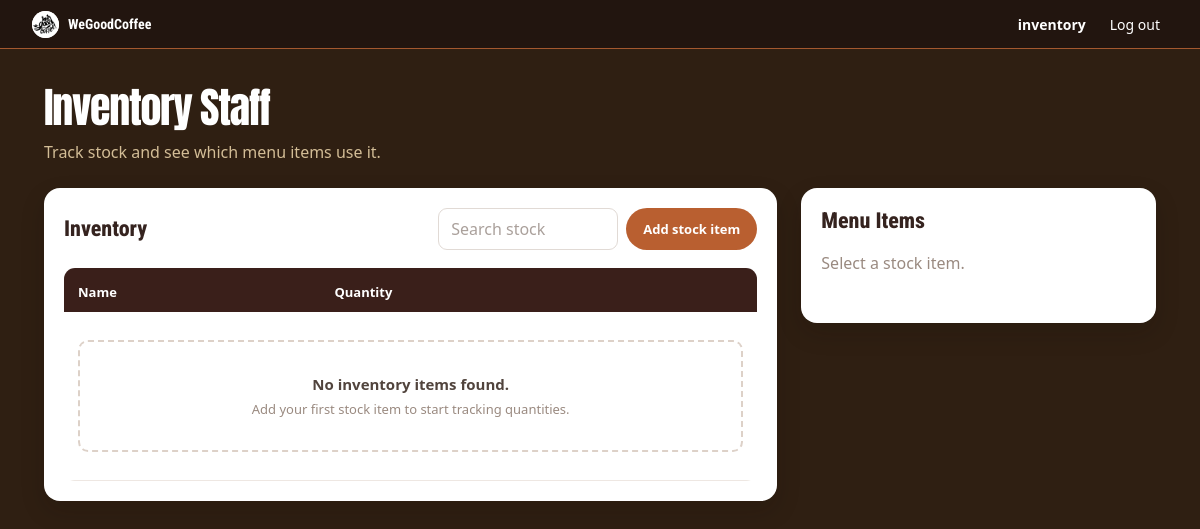
/invStaff/index.php (signed in), run on an earlier commit of the app's database.
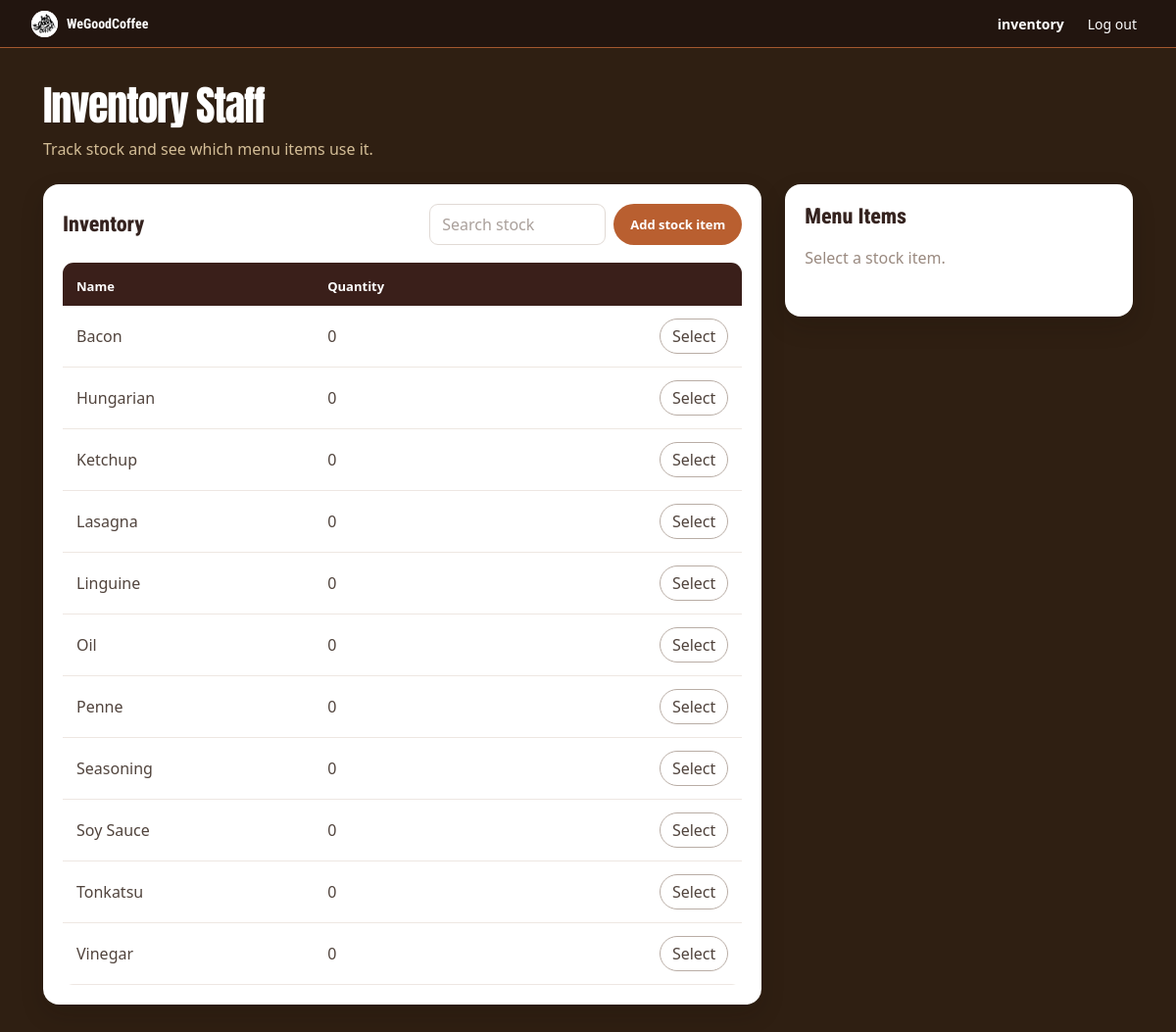
And on a later commit of the database.
### tables this page shows
CREATE TABLE `inventory` (
  `id` int(11) NOT NULL,
  `name` varchar(100) NOT NULL,
  `category` enum('Meat','Pasta','Sauce') NOT NULL,
  `quantity` int(11) NOT NULL DEFAULT 0
);

### invStaff/inventoryList.php (the view, shortened to what this page needs)
<?php
require_once __DIR__ . '/../_conn.php';
$inventoryItems = [];
$inventoryError = '';
try {
    $inventoryResult = $conn->query('SELECT id, name, quantity FROM inventory ORDER BY name, id');
    while ($inventoryRow = $inventoryResult->fetch_assoc()) {
        $inventoryItems[] = $inventoryRow;
    }
} catch (mysqli_sql_exception $exception) {
    error_log($exception->getMessage());
    $inventoryError = 'Unable to load inventory items. Please try again.';
}
?>
<section class="inventory-card" aria-labelledby="inventory-list-title">
    <div class="inventory-card-heading">
        <h2 id="inventory-list-title">Inventory</h2>
        <div class="inventory-tools">
            <input id="stockSearch" type="search" placeholder="Search stock" aria-label="Search stock" autocomplete="off">
            <button class="inventory-add-button" type="button" data-bs-toggle="modal" data-bs-target="#addStockModal">Add stock item</button>
        </div>
    </div>
    <?php if ($inventoryError !== ''): ?>
        <div class="alert alert-danger mb-0" role="alert"><?= htmlspecialchars($inventoryError, ENT_QUOTES, 'UTF-8') ?></div>
    <?php else: ?>
        <div class="admin-table-wrap">
            <table class="table admin-table table-hover align-middle mb-0">
                <thead>
                    <tr>
                        <th scope="col">Name</th>
                        <th scope="col">Quantity</th>
                        <th scope="col"><span class="visually-hidden">Selection</span></th>
                    </tr>
                </thead>
                <tbody>
                    <?php if ($inventoryItems === []): ?>
                        <tr class="inventory-empty-row">
                            <td colspan="3">
                                <div class="inventory-empty">
                                    <strong>No inventory items found.</strong>
                                    <span>Add your first stock item to start tracking quantities.</span>
                                </div>
                            </td>
                        </tr>
                    <?php else: ?>
                        <?php foreach ($inventoryItems as $inventoryItem): ?>
                            <tr>
                                <td><?= htmlspecialchars($inventoryItem['name'], ENT_QUOTES, 'UTF-8') ?></td>
                                <td><?= htmlspecialchars((string) $inventoryItem['quantity'], ENT_QUOTES, 'UTF-8') ?></td>
                                <td class="text-end">
                                    <a class="inventory-select-button" href="?inventory_id=<?= (int) $inventoryItem['id'] ?>">Select</a>
                                </td>
                            </tr>
                        <?php endforeach; ?>
                    <?php endif; ?>
                </tbody>
            </table>
        </div>
    <?php endif; ?>
</section>

### invStaff/index.php (shortened to what this page needs)
<?php
require_once __DIR__ . '/../_session.php';
?>
<!DOCTYPE html>
<html lang="en">
<head>
    <link rel="stylesheet" href="../styles.css?v=11">
    <link href="https://cdn.jsdelivr.net/npm/bootstrap@5.3.8/dist/css/bootstrap.min.css" rel="stylesheet">
</head>
<body class="inventory-page">
    <header class="site-header">
        <a class="brand" href="../index.php" aria-label="WeGoodCoffee home"><img class="brand-logo" src="../img/logo.png" alt=""><span class="brand-name">WeGoodCoffee</span></a>
        <div class="d-flex align-items-center gap-3 ms-auto">
            <?php app_render_user_profile(); ?>
            <form action="../logout.php" method="post">
                <button class="btn btn-sm btn-light" type="submit">Log out</button>
            </form>
        </div>
    </header>
    <main class="admin-stage container-fluid">
        <div class="container">
            <section class="inventory-heading mb-4" aria-labelledby="inventory-title">
                <h1 id="inventory-title">Inventory Staff</h1>
                <p>Track stock and see which menu items use it.</p>
            </section>
            <div class="row g-4 align-items-start">
                <div class="col-lg-8">
                    <?php require __DIR__ . '/inventoryList.php'; ?>
                </div>
                <div class="col-lg-4">
                    <?php require __DIR__ . '/menuItemList.php'; ?>
                </div>
            </div>
        </div>
    </main>
</body>
</html>

### _session.php (shortened to what this page needs)
<?php
function app_render_user_profile(): void
{
    $username = $_SESSION['username'] ?? '';
    ?>
    <div class="user-profile">
        <span><?= htmlspecialchars((string) $username, ENT_QUOTES, 'UTF-8') ?></span>
    </div>
    <?php
}

### invStaff/menuItemList.php (shortened to what this page needs)
<?php
$menuInventoryName = '';
$menuError = '';
?>
<section class="admin-content" aria-labelledby="menu-item-list-title">
    <h2 class="h3 mb-3" id="menu-item-list-title">Menu Items</h2>
    <?php if ($menuError !== ''): ?>
        <div class="alert alert-danger mb-0" role="alert"><?= htmlspecialchars($menuError, ENT_QUOTES, 'UTF-8') ?></div>
    <?php elseif ($menuInventoryName === ''): ?>
        <p class="text-muted mb-0">Select a stock item.</p>
    <?php endif; ?>
</section>

What changed in the data, as far as the page shows it:
added inventory: name "Bacon", quantity "0"
added inventory: name "Hungarian", quantity "0"
added inventory: name "Ketchup", quantity "0"
added inventory: name "Lasagna", quantity "0"
added inventory: name "Linguine", quantity "0"
added inventory: name "Oil", quantity "0"
added inventory: name "Penne", quantity "0"
added inventory: name "Seasoning", quantity "0"
added inventory: name "Soy Sauce", quantity "0"
added inventory: name "Tonkatsu", quantity "0"
added inventory: name "Vinegar", quantity "0"
Also different on the page:
text no longer shown: "No inventory items found. Add your first stock item to start tracking quantities."
